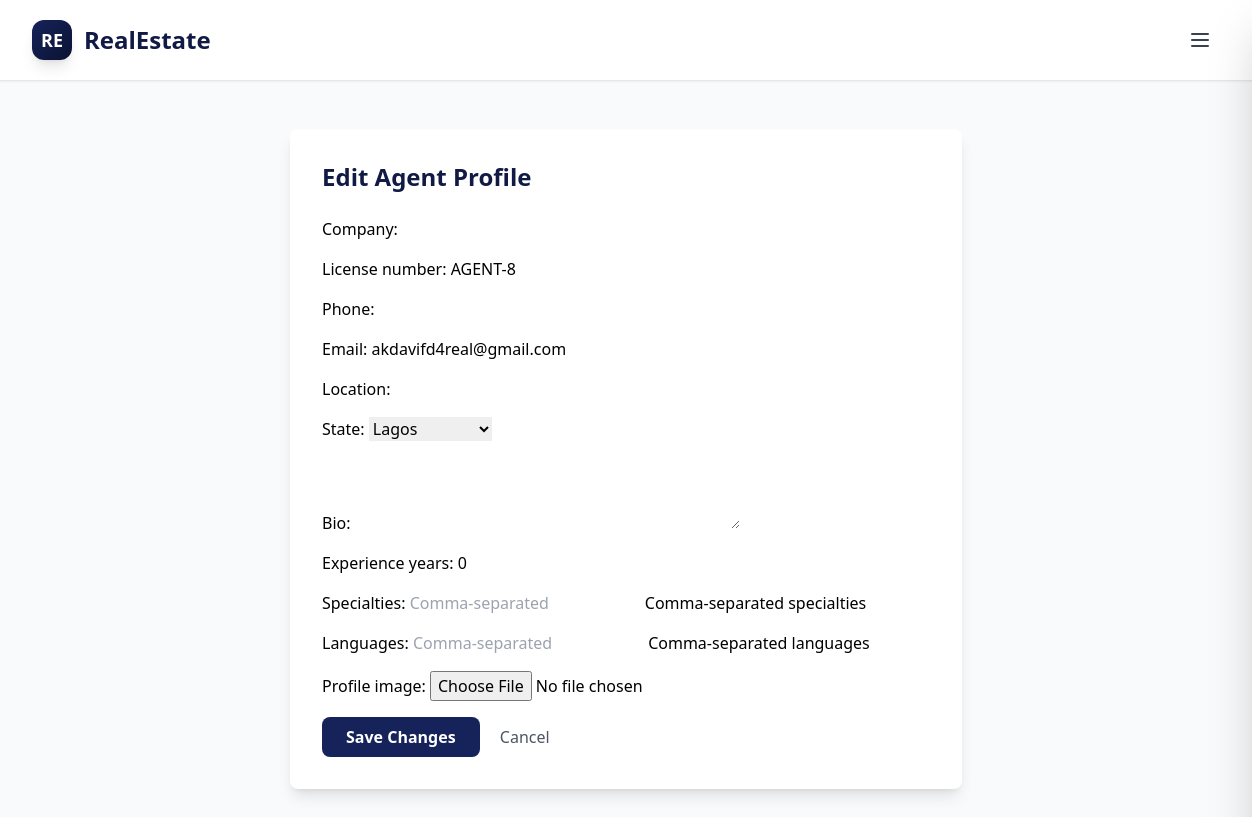
/accounts/agent/profile/edit/8/ (signed in), run on the app's committed database.
### agents/models.py (models this page shows, shortened)
class Agent(models.Model):
    AGENT_TYPES = [
        ('agent', 'Real Estate Agent'),
        ('developer', 'Property Developer'),
        ('manager', 'Property Manager'),
        ('advisor', 'Investment Advisor'),
    ]
    STATES = [
        ('lagos', 'Lagos'),
        ('abuja', 'Abuja'),
        ('kano', 'Kano'),
        ('port-harcourt', 'Port Harcourt'),
        ('ibadan', 'Ibadan'),
        ('kaduna', 'Kaduna'),
    ]
    user = models.OneToOneField(User, on_delete=models.CASCADE)
    agent_type = models.CharField(max_length=20, choices=AGENT_TYPES, default='agent')
    company = models.CharField(max_length=200)
    license_number = models.CharField(max_length=50, unique=True)
    phone = models.CharField(max_length=20)
    email = models.EmailField()
    location = models.CharField(max_length=200)
    state = models.CharField(max_length=20, choices=STATES)
    bio = models.TextField()
    experience_years = models.PositiveIntegerField()
    specialties = models.CharField(max_length=500, help_text="Comma-separated specialties")
    languages = models.CharField(max_length=200, help_text="Comma-separated languages")
    profile_image = models.ImageField(upload_to='agent_profiles/', blank=True, null=True)
    rating = models.DecimalField(max_digits=3, decimal_places=2, default=0.0)
    total_reviews = models.PositiveIntegerField(default=0)
    is_active = models.BooleanField(default=True)
    is_featured = models.BooleanField(default=False)
    created_at = models.DateTimeField(auto_now_add=True)
    updated_at = models.DateTimeField(auto_now=True)
    class Meta:
        ordering = ['-is_featured', '-rating', '-created_at']

### accounts/views.py (the view)
# urls.py: path('agent/profile/edit/<int:user_id>/', views.agent_profile_edit, name='agent_profile_edit'),
@login_required
def agent_profile_edit(request, user_id):
    if request.user.id != user_id:
        return redirect('agent_dashboard')
    try:
        agent = Agent.objects.get(user=request.user)
    except Agent.DoesNotExist:
        return redirect('agent_dashboard')
    if request.method == 'POST':
        form = AgentProfileForm(request.POST, request.FILES, instance=agent)
        if form.is_valid():
            form.save()
            return redirect('agent_dashboard')
    else:
        form = AgentProfileForm(instance=agent)
    return render(request, 'accounts/agent_profile_form.html', {'form': form})

### accounts/forms.py
class AgentProfileForm(forms.ModelForm):
    class Meta:
        model = Agent
        fields = [
            'company', 'license_number', 'phone', 'email', 'location', 'state', 'bio',
            'experience_years', 'specialties', 'languages', 'profile_image',
        ]
        widgets = {
            'bio': forms.Textarea(attrs={'rows': 3}),
            'specialties': forms.TextInput(attrs={'placeholder': 'Comma-separated'}),
            'languages': forms.TextInput(attrs={'placeholder': 'Comma-separated'}),
        }

### templates/accounts/agent_profile_form.html (shortened to what this page needs)
{% extends 'base.html' %}
{% block content %}
<div class="max-w-2xl mx-auto mt-12 bg-white rounded-lg shadow-lg p-8">
    <h2 class="text-2xl font-bold text-zaffre-700 mb-6">Edit Agent Profile</h2>
    <form method="post" enctype="multipart/form-data" class="space-y-4">
        {{ form.as_p }}
        <button type="submit" class="px-6 py-2 bg-zaffre-600 text-white rounded-lg font-semibold hover:bg-zaffre-700 transition">Save Changes</button>
        <a href="{% url 'agent_dashboard' %}" class="ml-4 text-gray-600 hover:underline">Cancel</a>
    </form>
</div>
{% endblock %}

### data on the page
Agent: license_number "AGENT-8", email "akdavifd4real@gmail.com", state "Lagos", experience_years "0"
